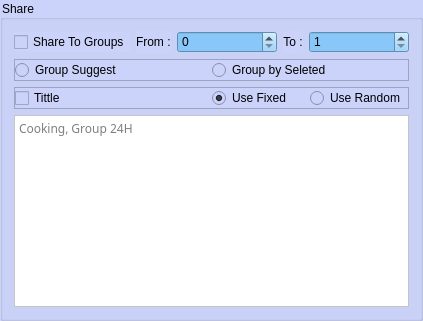
              <widget class="QGroupBox" name="groupBox_3">
               <property name="styleSheet">
                <string notr="true">background-color: rgb(194, 202, 250);
background-color: rgb(204, 211, 250);</string>
               </property>
               <property name="title">
                <string>Share</string>
               </property>
               <layout class="QGridLayout" name="gridLayout_3" rowstretch="0,0,0,0">
                <item row="0" column="0">
                 <layout class="QHBoxLayout" name="horizontalLayout_23" stretch="11,1,0,0,0">
                  <item>
                   <widget class="QCheckBox" name="share_to_group">
                    <property name="styleSheet">
                     <string notr="true">background-color: rgb(204, 211, 250);</string>
                    </property>
                    <property name="text">
                     <string>Share To Groups</string>
                    </property>
                   </widget>
                  </item>
                  <item>
                   <widget class="QLabel" name="from_13">
                    <property name="layoutDirection">
                     <enum>Qt::LeftToRight</enum>
                    </property>
                    <property name="styleSheet">
                     <string notr="true">background-color: rgb(204, 211, 250);</string>
                    </property>
                    <property name="text">
                     <string>From :</string>
                    </property>
                   </widget>
                  </item>
                  <item>
                   <widget class="QSpinBox" name="share_to_group_from">
                    <property name="minimumSize">
                     <size>
                      <width>100</width>
                      <height>0</height>
                     </size>
                    </property>
                    <property name="styleSheet">
                     <string notr="true">background-color: rgb(136, 199, 247);</string>
                    </property>
                   </widget>
                  </item>
                  <item>
                   <widget class="QLabel" name="to_13">
                    <property name="styleSheet">
                     <string notr="true">background-color: rgb(204, 211, 250);</string>
                    </property>
                    <property name="text">
                     <string>To :</string>
                    </property>
                    <property name="alignment">
                     <set>Qt::AlignCenter</set>
                    </property>
                   </widget>
                  </item>
                  <item>
                   <widget class="QSpinBox" name="share_to_group_to">
                    <property name="minimumSize">
                     <size>
                      <width>100</width>
                      <height>0</height>
                     </size>
                    </property>
                    <property name="styleSheet">
                     <string notr="true">background-color: rgb(136, 199, 247);</string>
                    </property>
                    <property name="minimum">
                     <number>1</number>
                    </property>
                   </widget>
                  </item>
                 </layout>
                </item>
                <item row="1" column="0">
                 <widget class="QFrame" name="frame_3">
                  <property name="frameShape">
                   <enum>QFrame::StyledPanel</enum>
                  </property>
                  <property name="frameShadow">
                   <enum>QFrame::Raised</enum>
                  </property>
                  <layout class="QHBoxLayout" name="horizontalLayout_8">
                   <property name="spacing">
                    <number>0</number>
                   </property>
                   <property name="leftMargin">
                    <number>0</number>
                   </property>
                   <property name="topMargin">
                    <number>0</number>
                   </property>
                   <property name="rightMargin">
                    <number>0</number>
                   </property>
                   <property name="bottomMargin">
                    <number>0</number>
                   </property>
                   <item>
                    <widget class="QRadioButton" name="share_to_group_use_by_suggest">
                     <property name="text">
                      <string>Group Suggest   </string>
                     </property>
                     <attribute name="buttonGroup">
                      <string notr="true">buttonGroup_2</string>
                     </attribute>
                    </widget>
                   </item>
                   <item>
                    <widget class="QRadioButton" name="share_to_group_use_by_seleted">
                     <property name="text">
                      <string>Group by Seleted</string>
                     </property>
                     <attribute name="buttonGroup">
                      <string notr="true">buttonGroup_2</string>
                     </attribute>
                    </widget>
                   </item>
                  </layout>
                 </widget>
                </item>
                <item row="3" column="0">
                 <widget class="QPlainTextEdit" name="share_to_group_word">
                  <property name="font">
                   <font>
                    <family>Noto Sans Khmer</family>
                   </font>
                  </property>
                  <property name="styleSheet">
                   <string notr="true">background-color: rgb(255, 255, 255);</string>
                  </property>
                  <property name="placeholderText">
                   <string>Cooking, Group 24H</string>
                  </property>
                 </widget>
                </item>
                <item row="2" column="0">
                 <widget class="QFrame" name="frame_9">
                  <property name="frameShape">
                   <enum>QFrame::StyledPanel</enum>
                  </property>
                  <property name="frameShadow">
                   <enum>QFrame::Raised</enum>
                  </property>
                  <layout class="QHBoxLayout" name="horizontalLayout_18">
                   <property name="spacing">
                    <number>0</number>
                   </property>
                   <property name="leftMargin">
                    <number>0</number>
                   </property>
                   <property name="topMargin">
                    <number>0</number>
                   </property>
                   <property name="rightMargin">
                    <number>0</number>
                   </property>
                   <property name="bottomMargin">
                    <number>0</number>
                   </property>
                   <item>
                    <widget class="QCheckBox" name="share_to_group_tittle">
                     <property name="text">
                      <string>Tittle</string>
                     </property>
                    </widget>
                   </item>
                   <item>
                    <widget class="QWidget" name="widget_9" native="true">
                     <layout class="QHBoxLayout" name="horizontalLayout_19">
                      <property name="spacing">
                       <number>0</number>
                      </property>
                      <property name="leftMargin">
                       <number>0</number>
                      </property>
                      <property name="topMargin">
                       <number>0</number>
                      </property>
                      <property name="rightMargin">
                       <number>0</number>
                      </property>
                      <property name="bottomMargin">
                       <number>0</number>
                      </property>
                      <item>
                       <widget class="QRadioButton" name="use_fixed_share_group_tittle">
                        <property name="text">
                         <string>Use Fixed</string>
                        </property>
                        <property name="checked">
                         <bool>true</bool>
                        </property>
                       </widget>
                      </item>
                      <item>
                       <widget class="QRadioButton" name="use_random_share_group_tittle">
                        <property name="text">
                         <string>Use Random</string>
                        </property>
                       </widget>
                      </item>
                     </layout>
                    </widget>
                   </item>
                  </layout>
                 </widget>
                </item>
               </layout>
              </widget>
